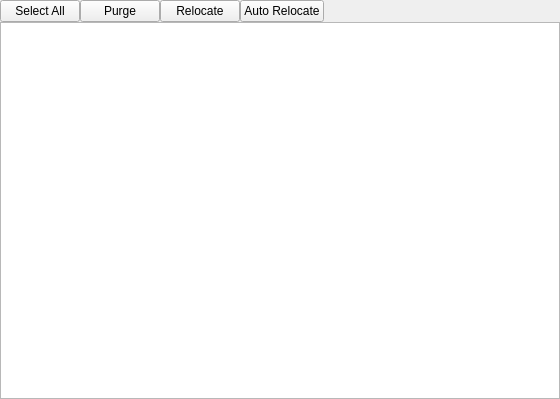
<?xml version="1.0" encoding="UTF-8"?>
<ui version="4.0">
 <class>DlgMissing</class>
 <widget class="QWidget" name="DlgMissing">
  <property name="geometry">
   <rect>
    <x>0</x>
    <y>0</y>
    <width>560</width>
    <height>399</height>
   </rect>
  </property>
  <property name="windowTitle">
   <string>Missing Tracks</string>
  </property>
  <layout class="QVBoxLayout" name="verticalLayout">
   <property name="spacing">
    <number>0</number>
   </property>
   <property name="leftMargin">
    <number>0</number>
   </property>
   <property name="topMargin">
    <number>0</number>
   </property>
   <property name="rightMargin">
    <number>0</number>
   </property>
   <property name="bottomMargin">
    <number>0</number>
   </property>
   <item>
    <widget class="QWidget" name="LibraryFeatureControls">
      <layout class="QHBoxLayout" name="horizontalLayout">
       <property name="spacing">
        <number>0</number>
       </property>
       <property name="leftMargin">
        <number>0</number>
       </property>
       <property name="topMargin">
        <number>0</number>
       </property>
       <property name="rightMargin">
        <number>0</number>
       </property>
       <property name="bottomMargin">
        <number>0</number>
       </property>
       <item>
        <widget class="QPushButton" name="btnSelect">
         <property name="focusPolicy">
          <enum>Qt::NoFocus</enum>
         </property>
         <property name="toolTip">
          <string>Selects all tracks in the table below.</string>
         </property>
         <property name="text">
          <string>Select All</string>
         </property>
        </widget>
       </item>
       <item>
        <widget class="QPushButton" name="btnPurge">
         <property name="focusPolicy">
          <enum>Qt::NoFocus</enum>
         </property>
         <property name="toolTip">
          <string>Purge selected tracks from the library.</string>
         </property>
         <property name="text">
          <string>Purge</string>
         </property>
         <property name="checkable">
          <bool>false</bool>
         </property>
        </widget>
       </item>
       <item>
        <widget class="QPushButton" name="btnRelocate">
         <property name="focusPolicy">
          <enum>Qt::NoFocus</enum>
         </property>
         <property name="toolTip">
          <string>Choose the new file of the selected track. Mix Two looks for the other selected tracks by file name in the same folder. No file changes.</string>
         </property>
         <property name="text">
          <string>Relocate</string>
         </property>
        </widget>
       </item>
       <item>
        <widget class="QPushButton" name="btnAutoRelocate">
         <property name="focusPolicy">
          <enum>Qt::NoFocus</enum>
         </property>
         <property name="toolTip">
          <string>Look for the missing tracks in the search folders of the Library preferences. A file matches when it has the same name and the same size. No file changes.</string>
         </property>
         <property name="text">
          <string>Auto Relocate</string>
         </property>
        </widget>
       </item>
       <item>
        <spacer name="horizontalSpacer">
         <property name="orientation">
          <enum>Qt::Horizontal</enum>
         </property>
         <property name="sizeHint" stdset="0">
          <size>
           <width>40</width>
           <height>20</height>
          </size>
         </property>
        </spacer>
       </item>
      </layout>
    </widget>
   </item>
   <item>
    <widget class="QTableView" name="m_pTrackTablePlaceholder">
     <property name="showGrid">
      <bool>true</bool>
     </property>
    </widget>
   </item>
  </layout>
 </widget>
 <resources>
  <include location="../res/mixxx.qrc"/>
 </resources>
 <connections/>
</ui>
